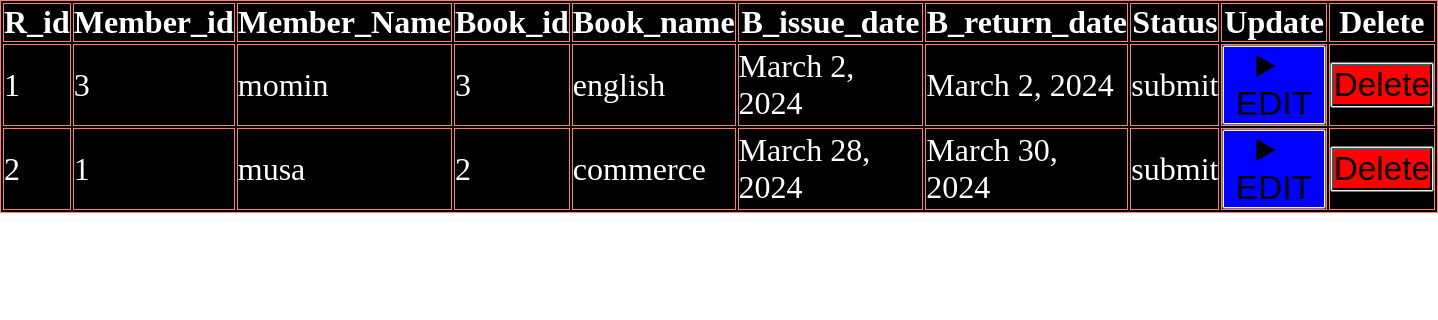
The page /seeallrecord/ (signed in) on the database its author committed.
### myapp/models.py (models this page shows)
class Records(models.Model):
    R_id = models.IntegerField(primary_key =True)
    Member_id = models.ForeignKey(Members,on_delete=models.SET_NULL,null=True )
    Member_Name = models.CharField(max_length = 300)
    Book_id = models.ForeignKey(Book,on_delete=models.SET_NULL,null=True)
    Book_name = models.CharField(max_length = 300)
    B_issue_date = models.DateField()
    B_return_date = models.DateField()
    Status = models.CharField(max_length = 300)

### myapp/views.py (the view)
# urls.py: path('seeallrecord/',views.seeallrecord),
@login_required(login_url="/userlogin")
def seeallrecord(request):
    data = list(models.Records.objects.all().values())
    return render(request,'seeallrecord.html',{'records':data})

### myapp/templates/seeallrecord.html (shortened to what this page needs)
<!DOCTYPE html>
<html lang="en">
<head>
</head>
<body>
    <table>
    <tr>
        <th>R_id</th>
        <th>Member_id</th>
        <th>Member_Name</th>
        <th>Book_id</th>
        <th>Book_name</th>
        <th>B_issue_date</th>
        <th>B_return_date</th>
        <th>Status</th>
        <th>Update</th>
        <th>Delete</th>
    </tr>
    {% for i in records %}
    <tr>
    <td>{{ i.R_id }}</td>
    <td>{{ i.Member_id_id }}</td>
    <td>{{ i.Member_Name }}</td>
    <td>{{ i.Book_id_id }}</td>
    <td>{{ i.Book_name }}</td>
    <td>{{ i.B_issue_date }}</td>
    <td>{{ i.B_return_date }}</td>
    <td>{{ i.Status }}</td>
    <td>
        <button>
            <details>
                <summary id="i1">EDIT</summary>
            </details>
        </button>
    </td>
    <td>
        <button>
                <form action="/deleterecord" method="get">
                    <input id="i2" type="submit" value="Delete">
                </form>
        </button>
    </td>
</tr>
    {% endfor %}
    </table>
</body>
</html>

### myapp/templates/seeallrecord.html (style rules this page uses)
* { padding: 0%; margin: 0%; }
body,table { height: 100%; width: 100%; }
table,td,th,tr { border: 1px solid salmon; }
table { font-size: 200%; color: white; background-color: black; }
#i1 { font-size: 250%; width: 100%; cursor: pointer; background-color: blue; }
#i2 { font-size: 250%; width: 100%; cursor: pointer; background-color: red; }

### rows shown on the page
Records: R_id "1", Member_id_id "3", Member_Name "momin", Book_id_id "3", Book_name "english", B_issue_date "March 2, 2024", B_return_date "March 2, 2024", Status "submit"
Records: R_id "2", Member_id_id "1", Member_Name "musa", Book_id_id "2", Book_name "commerce", B_issue_date "March 28, 2024", B_return_date "March 30, 2024", Status "submit"
